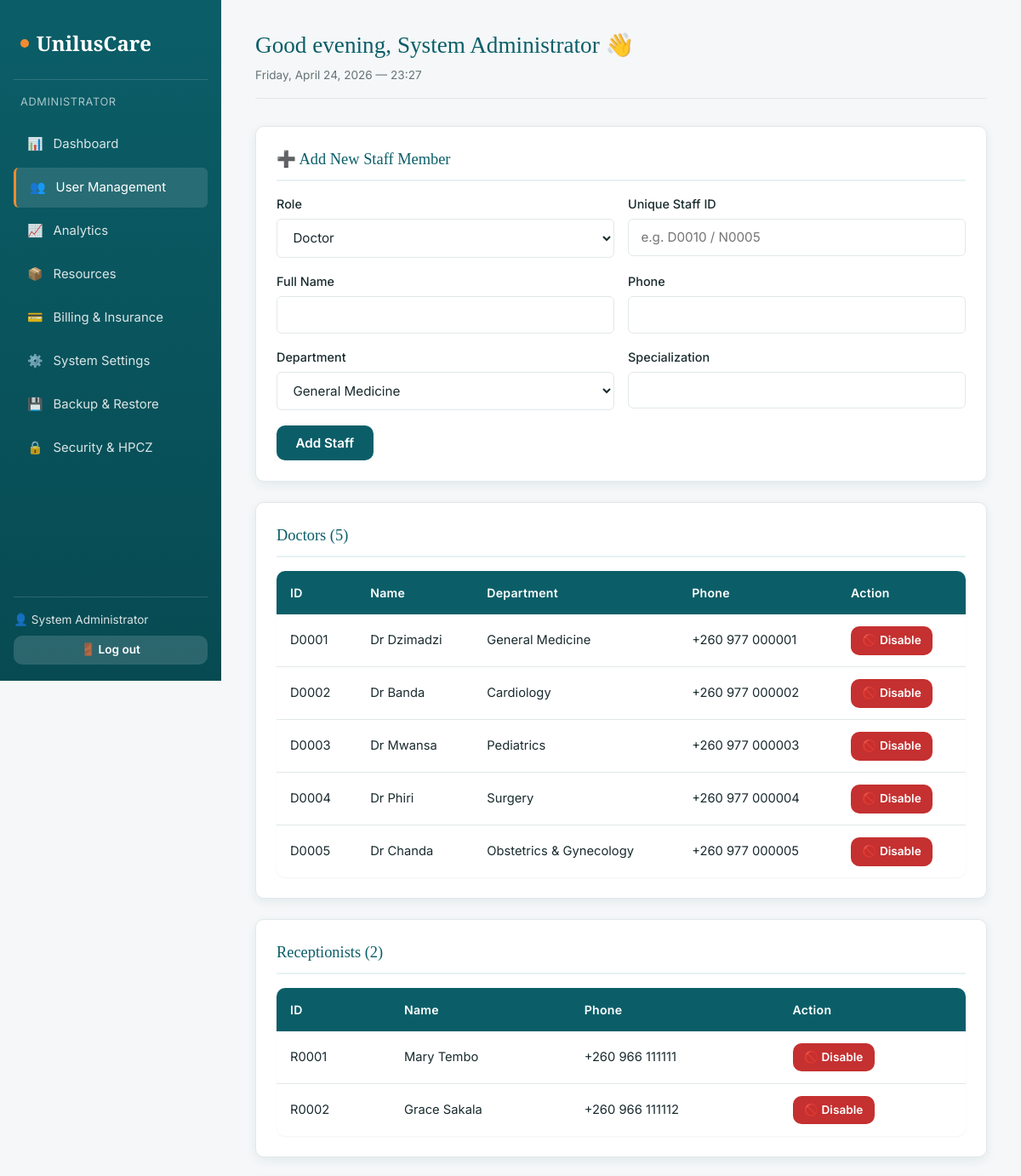
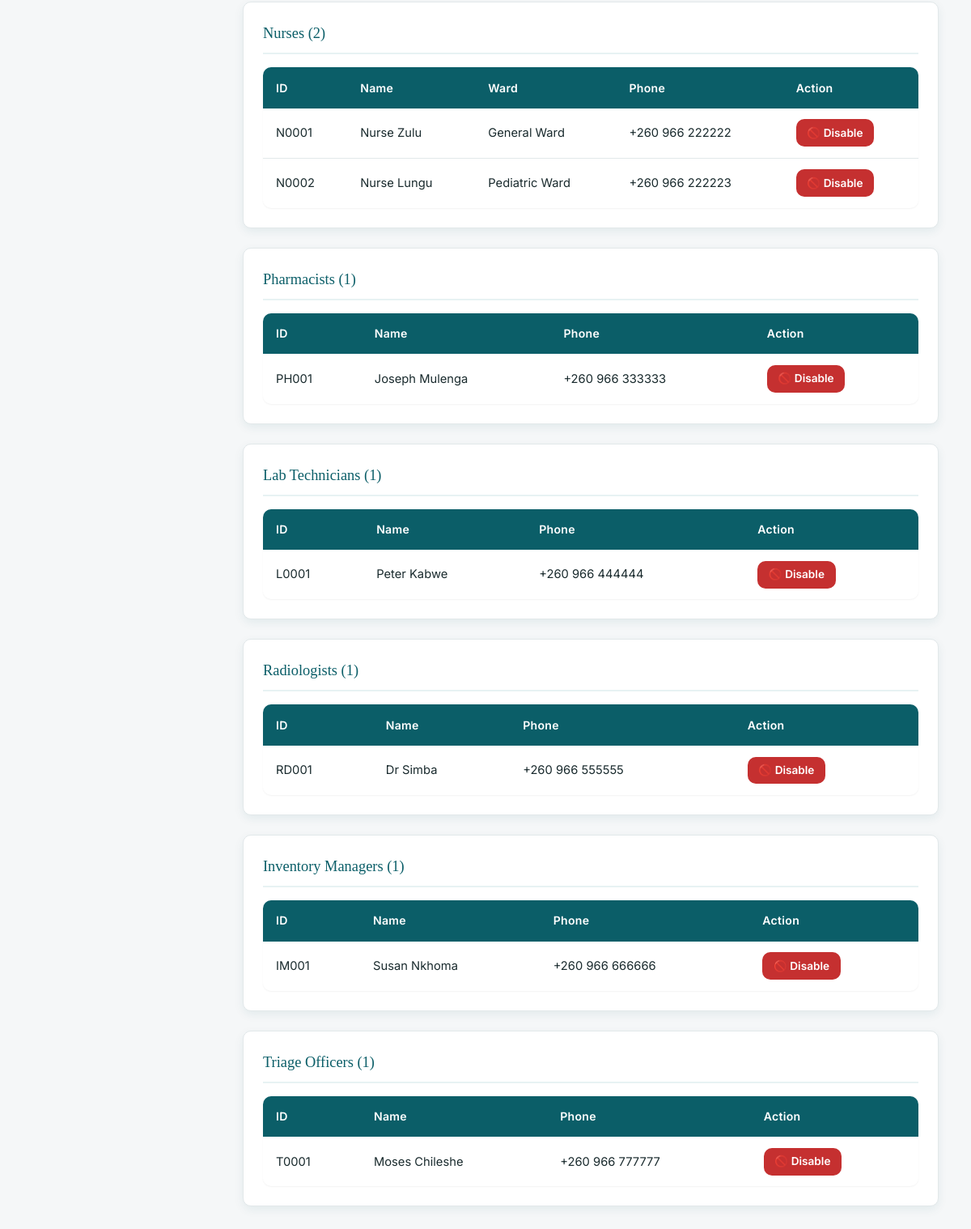
Screenshot of /pages/admin/users.php (signed in) with the database file from the repository (2 pictures, top to bottom).
### tables this page shows
CREATE TABLE doctors (
    doctor_id VARCHAR(20) PRIMARY KEY,  
    full_name VARCHAR(150) NOT NULL,
    department VARCHAR(100) NOT NULL,
    specialization VARCHAR(150),
    phone VARCHAR(30),
    email VARCHAR(150),
    created_at DATETIME DEFAULT CURRENT_TIMESTAMP
);

CREATE TABLE receptionists (
    receptionist_id VARCHAR(20) PRIMARY KEY,
    full_name VARCHAR(150) NOT NULL,
    phone VARCHAR(30),
    email VARCHAR(150),
    created_at DATETIME DEFAULT CURRENT_TIMESTAMP
);

CREATE TABLE nurses (
    nurse_id VARCHAR(20) PRIMARY KEY,
    full_name VARCHAR(150) NOT NULL,
    ward VARCHAR(100),
    phone VARCHAR(30),
    created_at DATETIME DEFAULT CURRENT_TIMESTAMP
);

CREATE TABLE pharmacists (
    pharmacist_id VARCHAR(20) PRIMARY KEY,
    full_name VARCHAR(150) NOT NULL,
    phone VARCHAR(30),
    created_at DATETIME DEFAULT CURRENT_TIMESTAMP
);

CREATE TABLE lab_technicians (
    lab_tech_id VARCHAR(20) PRIMARY KEY,
    full_name VARCHAR(150) NOT NULL,
    phone VARCHAR(30),
    created_at DATETIME DEFAULT CURRENT_TIMESTAMP
);

CREATE TABLE radiologists (
    radiologist_id VARCHAR(20) PRIMARY KEY,
    full_name VARCHAR(150) NOT NULL,
    phone VARCHAR(30),
    created_at DATETIME DEFAULT CURRENT_TIMESTAMP
);

CREATE TABLE inventory_managers (
    inv_manager_id VARCHAR(20) PRIMARY KEY,
    full_name VARCHAR(150) NOT NULL,
    phone VARCHAR(30),
    created_at DATETIME DEFAULT CURRENT_TIMESTAMP
);

CREATE TABLE triage_officers (
    triage_id VARCHAR(20) PRIMARY KEY,
    full_name VARCHAR(150) NOT NULL,
    phone VARCHAR(30),
    created_at DATETIME DEFAULT CURRENT_TIMESTAMP
);

### config/db.php (called while the page is built, shortened)
<?php
function e($str) {
    return htmlspecialchars($str ?? '', ENT_QUOTES, 'UTF-8');
}

### pages/admin/users.php (the view, shortened to what this page needs)
<?php
require_once __DIR__ . '/../../config/db.php';
$tables = [
    ['Doctors','doctors','doctor_id','department'],
    ['Receptionists','receptionists','receptionist_id',null],
    ['Nurses','nurses','nurse_id','ward'],
    ['Pharmacists','pharmacists','pharmacist_id',null],
    ['Lab Technicians','lab_technicians','lab_tech_id',null],
    ['Radiologists','radiologists','radiologist_id',null],
    ['Inventory Managers','inventory_managers','inv_manager_id',null],
    ['Triage Officers','triage_officers','triage_id',null],
];
include __DIR__.'/../../includes/layout.php';
?>
<div class="card mb-3">
    <div class="card-title">➕ Add New Staff Member</div>
    <form method="POST">
        <div class="form-row">
            <div class="form-group"><label>Role</label>
                <select name="role" id="roleSel" required>
                    <option value="doctor">Doctor</option>
                </select>
            </div>
            <div class="form-group"><label>Unique Staff ID</label><input type="text" name="user_id" required placeholder="e.g. D0010 / N0005"></div>
        </div>
        <div class="form-row">
            <div class="form-group"><label>Full Name</label><input type="text" name="full_name" required></div>
            <div class="form-group"><label>Phone</label><input type="tel" name="phone"></div>
        </div>
        <div id="docFields">
            <div class="form-row">
                <div class="form-group"><label>Department</label>
                    <select name="department">
                        <option>General Medicine</option><option>Cardiology</option><option>Pediatrics</option>
                    </select>
                </div>
                <div class="form-group"><label>Specialization</label><input type="text" name="specialization"></div>
            </div>
        </div>
        <button class="btn btn-primary" type="submit">Add Staff</button>
    </form>
</div>
<?php foreach ($tables as [$lbl,$tbl,$col,$extra]):
    $rows = $conn->query("SELECT * FROM $tbl ORDER BY $col"); ?>
<div class="card mb-3">
    <div class="card-title"><?=$lbl?> (<?=$rows->num_rows?>)</div>
    <table class="data-table">
        <tr><th>ID</th><th>Name</th><?php if ($extra):?><th><?=ucfirst($extra)?></th><?php endif;?><th>Phone</th><th>Action</th></tr>
        <?php while ($r=$rows->fetch_assoc()):?>
            <tr><td><?=e($r[$col])?></td><td><?=e($r['full_name'])?></td>
            <?php if($extra):?><td><?=e($r[$extra]??'')?></td><?php endif;?>
            <td><?=e($r['phone']??'')?></td>
            <td><a href="<?=BASE_URL?>/api/admin_actions.php?action=delete_user&table=<?=$tbl?>&col=<?=$col?>&id=<?=urlencode($r[$col])?>" data-confirm="Disable this user?" class="btn btn-sm btn-danger">🚫 Disable</a></td></tr>
        <?php endwhile;?>
    </table>
</div>
<?php endforeach;?>
<?php include __DIR__.'/../../includes/footer.php';?>

### assets/css/style.css (style rules this page uses)
:root { --primary: #0b5e68; --primary-dark: #074a52; --primary-light: #e7f2f3; --accent: #f28b30; --accent-dark: #d47417; --bg: #f5f7f8; --surface: #ffffff; --text: #1a2b2e; --text-muted: #667476; --border: #e2e8ea; --danger: #c53030; --success: #2f855a; --warning: #d69e2e; --info: #2b6cb0; --radius: 10px; --radius-sm: 6px; --shadow-sm: 0 1px 2px rgba(0,0,0,0.05); --shadow: 0 4px 12px rgba(11, 94, 104, 0.08); --shadow-lg: 0 10px 30px rgba(11, 94, 104, 0.12); --font-heading: 'Playfair Display', Georgia, serif; --font-body: 'Inter', 'Segoe UI', sans-serif; }
* { box-sizing: border-box; margin: 0; padding: 0; }
html, body { font-family: var(--font-body); background: var(--bg); color: var(--text); line-height: 1.55; min-height: 100vh; }
a { color: var(--primary); text-decoration: none; }
.btn { display: inline-block; padding: 0.7rem 1.4rem; border-radius: var(--radius); font-weight: 600; border: none; cursor: pointer; font-size: 0.95rem; transition: all 0.2s ease; text-decoration: none; font-family: var(--font-body); }
.btn-primary { background: var(--primary); color: #fff; }
.btn-danger { background: var(--danger); color: #fff; }
.btn-sm { padding: 0.4rem 0.85rem; font-size: 0.85rem; }
.form-group { margin-bottom: 1.1rem; }
.form-group label { display: block; margin-bottom: 0.35rem; font-weight: 500; font-size: 0.9rem; color: var(--text); }
.form-control, input[type=text], input[type=email], input[type=password], input[type=tel], input[type=date], input[type=number], input[type=time], textarea, select { width: 100%; padding: 0.7rem 0.9rem; border: 1.5px solid var(--border); border-radius: var(--radius-sm); font-family: inherit; font-size: 0.95rem; background: #fff; color: var(--text); transition: border 0.15s; }
.form-row { display: grid; grid-template-columns: 1fr 1fr; gap: 1rem; }
.card { background: var(--surface); border-radius: var(--radius); padding: 1.5rem; box-shadow: var(--shadow); border: 1px solid var(--border); }
.card-title { font-family: var(--font-heading); font-size: 1.15rem; color: var(--primary); margin-bottom: 1rem; padding-bottom: 0.6rem; border-bottom: 2px solid var(--primary-light); }
table.data-table { width: 100%; border-collapse: collapse; background: #fff; border-radius: var(--radius); overflow: hidden; box-shadow: var(--shadow-sm); }
table.data-table th { background: var(--primary); color: #fff; padding: 0.9rem 1rem; text-align: left; font-weight: 600; font-size: 0.88rem; letter-spacing: 0.02em; }
table.data-table td { padding: 0.85rem 1rem; border-bottom: 1px solid var(--border); font-size: 0.92rem; }
table.data-table tr:last-child td { border-bottom: none; }
.mb-3 { margin-bottom: 1.5rem; }

### rows the page displays
doctors: doctor_id "D0001", full_name "Dr Dzimadzi", department "General Medicine", phone "+260 977 000001"
doctors: doctor_id "D0002", full_name "Dr Banda", department "Cardiology", phone "+260 977 000002"
doctors: doctor_id "D0003", full_name "Dr Mwansa", department "Pediatrics", phone "+260 977 000003"
doctors: doctor_id "D0004", full_name "Dr Phiri", department "Surgery", phone "+260 977 000004"
doctors: doctor_id "D0005", full_name "Dr Chanda", department "Obstetrics & Gynecology", phone "+260 977 000005"
receptionists: receptionist_id "R0001", full_name "Mary Tembo", phone "+260 966 111111"
receptionists: receptionist_id "R0002", full_name "Grace Sakala", phone "+260 966 111112"
nurses: nurse_id "N0001", full_name "Nurse Zulu", ward "General Ward", phone "+260 966 222222"
nurses: nurse_id "N0002", full_name "Nurse Lungu", ward "Pediatric Ward", phone "+260 966 222223"
pharmacists: pharmacist_id "PH001", full_name "Joseph Mulenga", phone "+260 966 333333"
lab_technicians: lab_tech_id "L0001", full_name "Peter Kabwe", phone "+260 966 444444"
radiologists: radiologist_id "RD001", full_name "Dr Simba", phone "+260 966 555555"
inventory_managers: inv_manager_id "IM001", full_name "Susan Nkhoma", phone "+260 966 666666"
triage_officers: triage_id "T0001", full_name "Moses Chileshe", phone "+260 966 777777"

### other values shown
$roleLabels[$role] "ADMINISTRATOR"
$icon "📊"
$label "Dashboard"
$icon "👥"
$label "User Management"
$icon "📈"
$label "Analytics"
$icon "📦"
$label "Resources"
$icon "💳"
$label "Billing & Insurance"
$icon "⚙️"
$label "System Settings"
$icon "💾"
$label "Backup & Restore"
